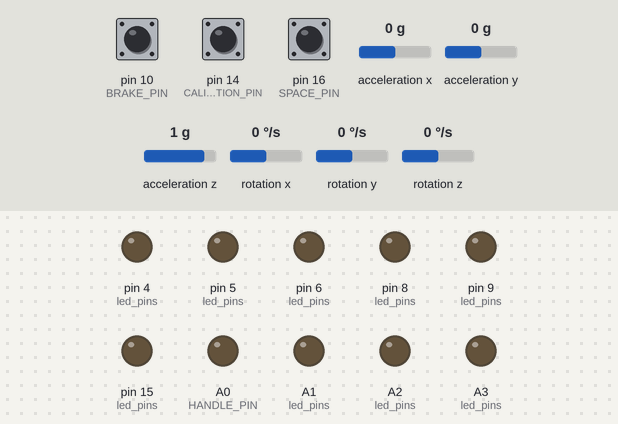
The sketch below on a simulated Arduino Leonardo, built with avr-gcc and run on an emulated ATmega32U4. Parts: output pins drawn as LEDs (lit = HIGH). Wiring (inferred from the names in the program): MPU-6050 motion sensor at I2C address 0x68. The inputs (shaded band) are chosen by the test bench; at power-on: rotation z 0 °/s, acceleration z 1 g, pin 10 (BRAKE_PIN) HIGH, pin 14 (CALIBRATION_PIN) HIGH, pin 16 (SPACE_PIN) HIGH, acceleration x 0 g, acceleration y 0 g, rotation x 0 °/s, rotation y 0 °/s. USB keyboard and mouse output is not drawn.

Above: at 1.7 s.
1.8 s: rotation z set to -10 °/s
4.8 s: rotation z set to -13 °/s
At 7.65 s:
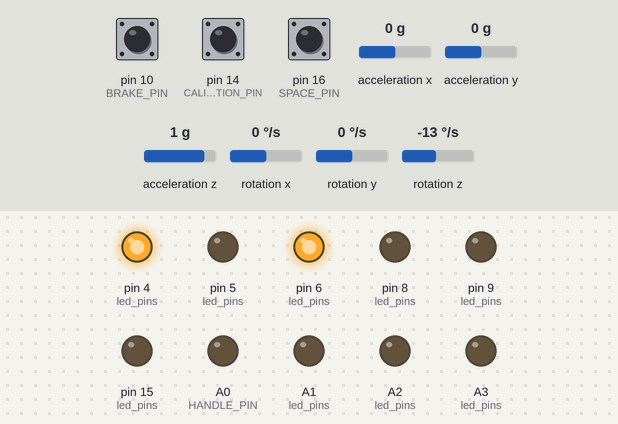
7.8 s: rotation z set to 100 °/s
At 9.6 s:
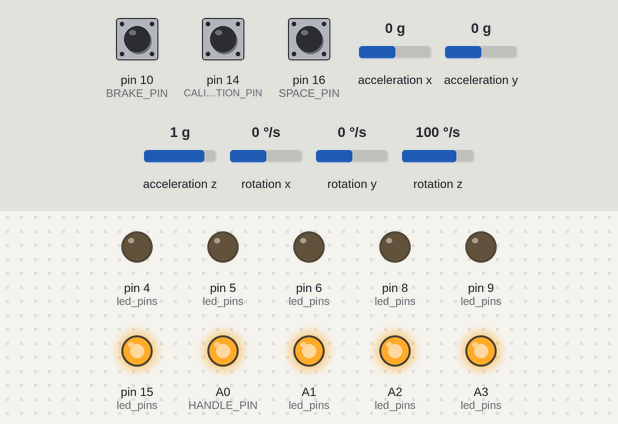
10.8 s: rotation z set to -47 °/s
13.8 s: rotation z set to -55 °/s
At 15.45 s:
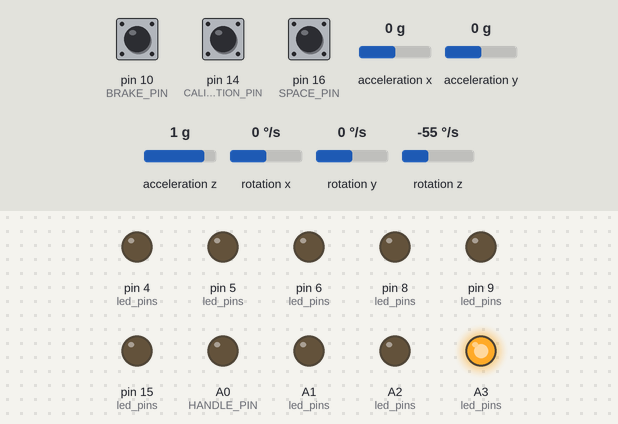
16.8 s: acceleration z set to 0 g
At 17.6 s:
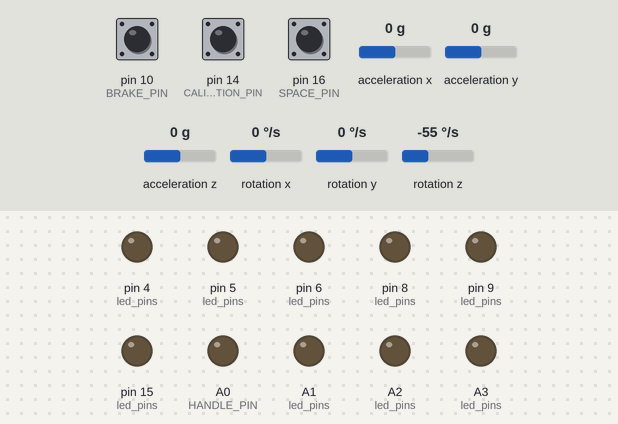
Timing chart, 0 to 19.3 s (numbered marks = the images above; inputs shaded):
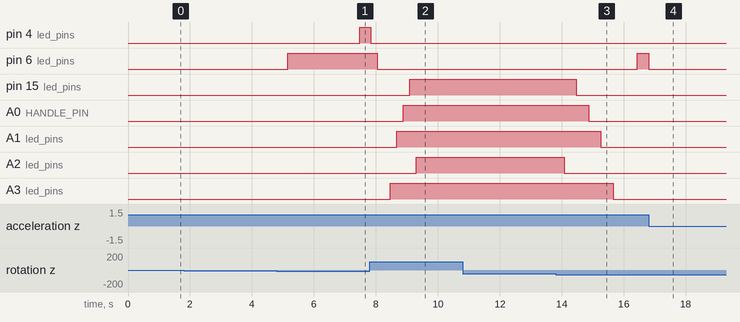

Measured:
- the behaviour switches between -11 and -12 °/s on rotation z (found by bisection; images 0 and 1)
- the behaviour switches between -51 and -52 °/s on rotation z (found by bisection; images 2 and 3)
- after the input at 1.8 s, every drawn part: stays the same
- after the input at 4.8 s, pin 4 (led_pins): LOW → HIGH after 2.7 s
- after the input at 7.8 s, pin 4 (led_pins): HIGH → LOW at once; pin 5 (led_pins): stays LOW (without the input it goes to HIGH after 2.0 s); pin 6 (led_pins): HIGH → LOW after 0.24 s; pin 15 (led_pins): LOW → HIGH after 1.3 s; A0 (HANDLE_PIN): LOW → HIGH after 1.1 s
- after the input at 10.8 s, every drawn part: stays the same
- after the input at 13.8 s, pin 6 (led_pins): LOW → HIGH after 2.6 s; A1 (led_pins): HIGH → LOW after 1.5 s instead of 1.7 s; A3 (led_pins): HIGH → LOW after 1.9 s instead of 2.2 s
- after the input at 16.8 s, pin 4 (led_pins): stays LOW (without the input it goes to HIGH after 0.03 s); pin 5 (led_pins): stays LOW (without the input it goes to HIGH after 0.43 s)

The sketch:

20250708_HCI_tokkou2.ino
```cpp
#include "Keyboard.h"
#include <MsTimer2.h>
#include<Wire.h>
#include <math.h>
const int MPU_addr=0x68;  // I2C address of the MPU-6050

#define HANDLE_PIN A0
#define SPACE_PIN 16
#define BRAKE_PIN 10
#define CALIBRATION_PIN 14

#define N_LED 5
const int led_pins[2][N_LED] = {
  {A3, A1, A0, 15, A2}, // right
  {6, 4, 5, 8, 9} // left
};

#ifndef KEY_SPACE
#define KEY_SPACE 0x20
#endif

// #define HANDLE_DIV 50
// #define UNSENSE_HANDLE_VAL 2
#define UNSENSE_HANDLE_VAL 2
#define GYRO_NOT_SENSE_OFFSET 80
#define ACCEL_SCALE 16384.0  // ±2g scale factor

double sum_gyz = 0;

// Variables for handle plane angle calculation
float initial_accel_x = 0, initial_accel_y = 0, initial_accel_z = 0;
bool calibrated = false;

#define HANDLE_NEUTRAL 477
int handle_val = 0;
bool handle_pushed = false;
int handle_n_pushed = 0;
int handle_n_released = 0;
#define RIGHT 0
#define LEFT 1
bool pushed[2] = {false, false};

#define N_DUTY_RATIO 18

const int duty_ratio_arr[N_DUTY_RATIO][2] = {
  { 1, 12 },
  { 1, 10 },
  { 1, 8 },
  { 1, 4 },
  { 1, 2 },
  { 1, 1 },
  { 2, 1 },
  { 3, 1 },
  { 4, 1 },
  { 5, 1 },
  { 6, 1 },
  { 7, 1 },
  { 8, 1 },
  { 9, 1 },
  { 10, 1 },
  { 11, 1 },
  { 12, 1 },
  { 1, 0 },
};

void handle_func() {
  if (handle_val == 0) {
    if (pushed[RIGHT]) {
      Keyboard.release(KEY_RIGHT_ARROW);
    }
    if (pushed[LEFT]) {
      Keyboard.release(KEY_LEFT_ARROW);
    }
    handle_pushed = false;
    handle_n_pushed = 0;
    handle_n_released = 0;
    return;
  }
  int n_on = duty_ratio_arr[abs(handle_val) - 1][0];
  int n_off = duty_ratio_arr[abs(handle_val) - 1][1];
  int key = KEY_RIGHT_ARROW;
  int other_key = KEY_LEFT_ARROW;
  int key_idx = RIGHT;
  if (handle_val < 0) {
    key = KEY_LEFT_ARROW;
    other_key = KEY_RIGHT_ARROW;
    key_idx = LEFT;
  }
  if (pushed[key_idx ^ 1]) {
    Keyboard.release(other_key);
    pushed[key_idx ^ 1] = true;
  }
  if (handle_pushed) {
    if (handle_n_pushed < n_on) {
      if (handle_n_pushed == 0) {
        Keyboard.press(key);
        pushed[key_idx] = true;
      }
      ++handle_n_pushed;
    } else {
      if (n_off > 0) {
        Keyboard.release(key);
        pushed[key_idx] = false;
      }
      handle_n_pushed = 0;
      handle_n_released = 1;
      handle_pushed = false;
    }
  } else {
    if (handle_n_released < n_off) {
      if (handle_n_released == 0) {
        Keyboard.release(key);
        pushed[key_idx] = false;
      }
      ++handle_n_released;
    } else {
      Keyboard.press(key);
      pushed[key_idx] = true;
      handle_n_released = 0;
      handle_n_pushed = 1;
      handle_pushed = true;
    }
  }
}

void setup() {
  pinMode(HANDLE_PIN, INPUT);
  pinMode(SPACE_PIN, INPUT_PULLUP);
  pinMode(BRAKE_PIN, INPUT_PULLUP);
  pinMode(CALIBRATION_PIN, INPUT_PULLUP);
  for (int i = 0; i < 2; ++i) {
    for (int j = 0; j < N_LED; ++j) {
      pinMode(led_pins[i][j], OUTPUT);
    }
  }
  Keyboard.begin();
  // Serial.begin(9600);

  Wire.begin();
  Wire.beginTransmission(MPU_addr);
  Wire.write(0x6B);  // PWR_MGMT_1 register
  Wire.write(0);     // set to zero (wakes up the MPU-6050)
  Wire.endTransmission(true);

  // Configure accelerometer range to ±2g
  Wire.beginTransmission(MPU_addr);
  Wire.write(0x1C);  // ACCEL_CONFIG register
  Wire.write(0x00);  // set accelerometer range to ±2g
  Wire.endTransmission(true);

  // Configure gyroscope range to ±2000 deg/s
  Wire.beginTransmission(MPU_addr);
  Wire.write(0x1B);  // GYRO_CONFIG register
  Wire.write(0x18);  // set gyroscope range to ±2000 deg/s (11 on bits 4 and 3)
  Wire.endTransmission(true);

  delay(500);

  // Perform initial calibration
  perform_initial_calibration();

  MsTimer2::set(40, handle_func);
  MsTimer2::start();
}

void perform_initial_calibration() {
  // Read initial accelerometer values for calibration
  int16_t AcX, AcY, AcZ, Tmp, GyX, GyY, GyZ;
  Wire.beginTransmission(MPU_addr);
  Wire.write(0x3B);
  Wire.endTransmission(false);
  Wire.requestFrom(MPU_addr, 14, true);
  AcX = Wire.read()<<8|Wire.read();
  AcY = Wire.read()<<8|Wire.read();
  AcZ = Wire.read()<<8|Wire.read();
  Tmp = Wire.read()<<8|Wire.read(); // Skip temperature
  GyX = Wire.read()<<8|Wire.read();
  GyY = Wire.read()<<8|Wire.read();
  GyZ = Wire.read()<<8|Wire.read();

  // Convert to physical units and normalize
  float ax = (float)AcX / ACCEL_SCALE;
  float ay = (float)AcY / ACCEL_SCALE;
  float az = (float)AcZ / ACCEL_SCALE;

  float norm = sqrt(ax*ax + ay*ay + az*az);
  if (norm > 0.0) {
    initial_accel_x = ax / norm;
    initial_accel_y = ay / norm;
    initial_accel_z = az / norm;
    calibrated = true;
  }
}

float calculate_handle_plane_angle() {
  if (!calibrated) return 0.0;

  int16_t AcX, AcY, AcZ, Tmp, GyX, GyY, GyZ;
  Wire.beginTransmission(MPU_addr);
  Wire.write(0x3B);
  Wire.endTransmission(false);
  Wire.requestFrom(MPU_addr, 14, true);
  AcX = Wire.read()<<8|Wire.read();
  AcY = Wire.read()<<8|Wire.read();
  AcZ = Wire.read()<<8|Wire.read();
  Tmp = Wire.read()<<8|Wire.read(); // Skip temperature
  GyX = Wire.read()<<8|Wire.read();
  GyY = Wire.read()<<8|Wire.read();
  GyZ = Wire.read()<<8|Wire.read();

  // Convert to physical units and normalize current accelerometer reading
  float ax = (float)AcX / ACCEL_SCALE;
  float ay = (float)AcY / ACCEL_SCALE;
  float az = (float)AcZ / ACCEL_SCALE;

  float norm = sqrt(ax*ax + ay*ay + az*az);
  if (norm == 0.0) return 0.0;
  ax /= norm;
  ay /= norm;
  az /= norm;

  // Calculate initial plane normal (initial_accel × sensor_z)
  // sensor_z = (0, 0, 1)
  float initial_plane_normal_x = initial_accel_y * 1.0 - initial_accel_z * 0.0;  // = initial_accel_y
  float initial_plane_normal_y = initial_accel_z * 0.0 - initial_accel_x * 1.0;  // = -initial_accel_x
  float initial_plane_normal_z = initial_accel_x * 0.0 - initial_accel_y * 0.0;  // = 0

  // Normalize initial plane normal
  float initial_norm = sqrt(initial_plane_normal_x * initial_plane_normal_x +
                           initial_plane_normal_y * initial_plane_normal_y +
                           initial_plane_normal_z * initial_plane_normal_z);
  if (initial_norm > 0.001) {
    initial_plane_normal_x /= initial_norm;
    initial_plane_normal_y /= initial_norm;
    initial_plane_normal_z /= initial_norm;
  }

  // Calculate current plane normal (current_accel × sensor_z)
  float current_plane_normal_x = ay * 1.0 - az * 0.0;  // = ay
  float current_plane_normal_y = az * 0.0 - ax * 1.0;  // = -ax
  float current_plane_normal_z = ax * 0.0 - ay * 0.0;  // = 0

  // Normalize current plane normal
  float current_norm = sqrt(current_plane_normal_x * current_plane_normal_x +
                           current_plane_normal_y * current_plane_normal_y +
                           current_plane_normal_z * current_plane_normal_z);
  if (current_norm > 0.001) {
    current_plane_normal_x /= current_norm;
    current_plane_normal_y /= current_norm;
    current_plane_normal_z /= current_norm;
  }

  // Calculate angle between the two plane normals
  float dot_product = initial_plane_normal_x * current_plane_normal_x +
                     initial_plane_normal_y * current_plane_normal_y +
                     initial_plane_normal_z * current_plane_normal_z;

  // Clamp dot product to valid range for acos
  dot_product = constrain(dot_product, -1.0, 1.0);

  // Calculate cross product to determine sign
  float cross_x = initial_plane_normal_y * current_plane_normal_z - initial_plane_normal_z * current_plane_normal_y;
  float cross_y = initial_plane_normal_z * current_plane_normal_x - initial_plane_normal_x * current_plane_normal_z;
  float cross_z = initial_plane_normal_x * current_plane_normal_y - initial_plane_normal_y * current_plane_normal_x;

  // Use sensor Z-axis to determine rotation direction
  float sign_indicator = cross_z;  // Only Z component matters for Z-axis rotation

  float angle = acos(abs(dot_product));
  if (sign_indicator < 0) {
    angle = -angle;
  }

  return angle * 180.0 / PI;  // Convert to degrees
}

int get_handle_val() {
  int16_t AcX,AcY,AcZ,Tmp,GyX,GyY,GyZ;
  Wire.beginTransmission(MPU_addr);
  Wire.write(0x3B);  // starting with register 0x3B (ACCEL_XOUT_H)
  Wire.endTransmission(false);
  Wire.requestFrom(MPU_addr,14,true);  // request a total of 14 registers
  AcX=Wire.read()<<8|Wire.read();  // 0x3B (ACCEL_XOUT_H) & 0x3C (ACCEL_XOUT_L)
  AcY=Wire.read()<<8|Wire.read();  // 0x3D (ACCEL_YOUT_H) & 0x3E (ACCEL_YOUT_L)
  AcZ=Wire.read()<<8|Wire.read();  // 0x3F (ACCEL_ZOUT_H) & 0x40 (ACCEL_ZOUT_L)
  Tmp=Wire.read()<<8|Wire.read();  // 0x41 (TEMP_OUT_H) & 0x42 (TEMP_OUT_L)
  GyX=Wire.read()<<8|Wire.read();  // 0x43 (GYRO_XOUT_H) & 0x44 (GYRO_XOUT_L)
  GyY=Wire.read()<<8|Wire.read();  // 0x45 (GYRO_YOUT_H) & 0x46 (GYRO_YOUT_L)
  GyZ=Wire.read()<<8|Wire.read();  // 0x47 (GYRO_ZOUT_H) & 0x48 (GYRO_ZOUT_L)

  // Calculate handle plane angle deviation
  float plane_angle = calculate_handle_plane_angle();

  // If handle is nearly vertical (within ±10 degrees), force handle to neutral
  if (abs(plane_angle) <= 10.0) {
    sum_gyz = 0;
    int handle_val_p = 0;

    // Debug output
    // Serial.print("Plane angle: ");
    // Serial.print(plane_angle, 1);
    // Serial.print("° Handle: ");
    // Serial.print(handle_val_p);
    // Serial.println(" (FORCED TO 0)");

    return handle_val_p;
  }

  double gyz_double = (GyZ - 8);
  if (abs(gyz_double) < GYRO_NOT_SENSE_OFFSET) {
    gyz_double = 0;
  } else if (gyz_double >= GYRO_NOT_SENSE_OFFSET) {
    gyz_double -= GYRO_NOT_SENSE_OFFSET;
  } else if (gyz_double <= -GYRO_NOT_SENSE_OFFSET) {
    gyz_double += GYRO_NOT_SENSE_OFFSET;
  }
  sum_gyz += gyz_double;
  int handle_val_p = sum_gyz / 25000;
  if (abs(handle_val_p) < UNSENSE_HANDLE_VAL) {
    handle_val_p = 0;
  } else if (handle_val_p > 0) {
    handle_val_p -= UNSENSE_HANDLE_VAL;
  } else if (handle_val_p < 0) {
    handle_val_p += UNSENSE_HANDLE_VAL;
  }
  handle_val_p = max(-N_DUTY_RATIO + 1, handle_val_p);
  handle_val_p = min(N_DUTY_RATIO - 1, handle_val_p);

  // Debug output
  // Serial.print("Plane angle: ");
  // Serial.print(plane_angle, 1);
  // Serial.print("° Handle: ");
  // Serial.println(handle_val_p);

  return handle_val_p;
}

bool space_pressed = false;
bool brake_pressed = false;

void loop() {
  if (!digitalRead(CALIBRATION_PIN)) {
    sum_gyz = 0;
    perform_initial_calibration();  // Re-calibrate when button pressed

    // Wait for button release to avoid multiple calibrations
    while (!digitalRead(CALIBRATION_PIN)) {
      delay(10);
    }
    delay(50); // Debounce delay
  }

  if (!digitalRead(SPACE_PIN)) {
    if (!space_pressed) {
      Keyboard.press(KEY_SPACE);
    }
    space_pressed = true;
    // delay(50);
  } else if (space_pressed) {
    Keyboard.release(KEY_SPACE);
    space_pressed = false;
  }

  if (!digitalRead(BRAKE_PIN)) {
    if (!brake_pressed) {
      Keyboard.press(KEY_DOWN_ARROW);
    }
    brake_pressed = true;
    // delay(50);
  } else if (brake_pressed){
    Keyboard.release(KEY_DOWN_ARROW);
    brake_pressed = false;
  }

  // int handle = analogRead(HANDLE_PIN);
  // int handle_val_p = (handle - HANDLE_NEUTRAL) / HANDLE_DIV;
  // if (abs(handle_val_p) < UNSENSE_HANDLE_VAL) {
  //   handle_val_p = 0;
  // } else if (handle_val_p > 0) {
  //   handle_val_p -= UNSENSE_HANDLE_VAL;
  // } else if (handle_val_p < 0) {
  //   handle_val_p += UNSENSE_HANDLE_VAL;
  // }
  handle_val = get_handle_val();
  if (handle_val == 0) {
    for (int i = 0; i < 2; ++i) {
      for (int j = 0; j < N_LED; ++j) {
        digitalWrite(led_pins[i][j], LOW);
      }
    }
  } else {
    const int sgn[2] = {1, -1}; // right, left
    for (int i = 0; i < 2; ++i) {
      if (handle_val * sgn[i] > 0) {
        int n_led_light = min(N_LED, (handle_val * sgn[i] + 3 - 1) / 3);
        for (int j = 0; j < n_led_light; ++j) {
          digitalWrite(led_pins[i][j], HIGH);
        }
        for (int j = n_led_light; j < N_LED; ++j) {
          digitalWrite(led_pins[i][j], LOW);
        }
        for (int j = 0; j < N_LED; ++j) {
          digitalWrite(led_pins[i ^ 1][j], LOW);
        }
      }
    }
  }
  // Serial.print(handle);
  // Serial.print('\t');
  // Serial.println(handle_val_p);
  // Serial.print('\t');
  // Serial.println(handle_status);
}
```
